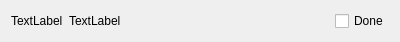
<?xml version="1.0" encoding="UTF-8"?>
<ui version="4.0">
 <class>Form</class>
 <widget class="QWidget" name="Form">
  <property name="geometry">
   <rect>
    <x>0</x>
    <y>0</y>
    <width>400</width>
    <height>40</height>
   </rect>
  </property>
  <property name="windowTitle">
   <string>Form</string>
  </property>
  <layout class="QGridLayout" name="gridLayout" columnstretch="0,1,0">
   <item row="0" column="0">
    <widget class="QLabel" name="order">
     <property name="text">
      <string>TextLabel</string>
     </property>
    </widget>
   </item>
   <item row="0" column="1">
    <widget class="QLabel" name="description">
     <property name="text">
      <string>TextLabel</string>
     </property>
    </widget>
   </item>
   <item row="0" column="2">
    <widget class="QCheckBox" name="checklist">
     <property name="text">
      <string>Done</string>
     </property>
    </widget>
   </item>
  </layout>
 </widget>
 <resources/>
 <connections/>
</ui>
